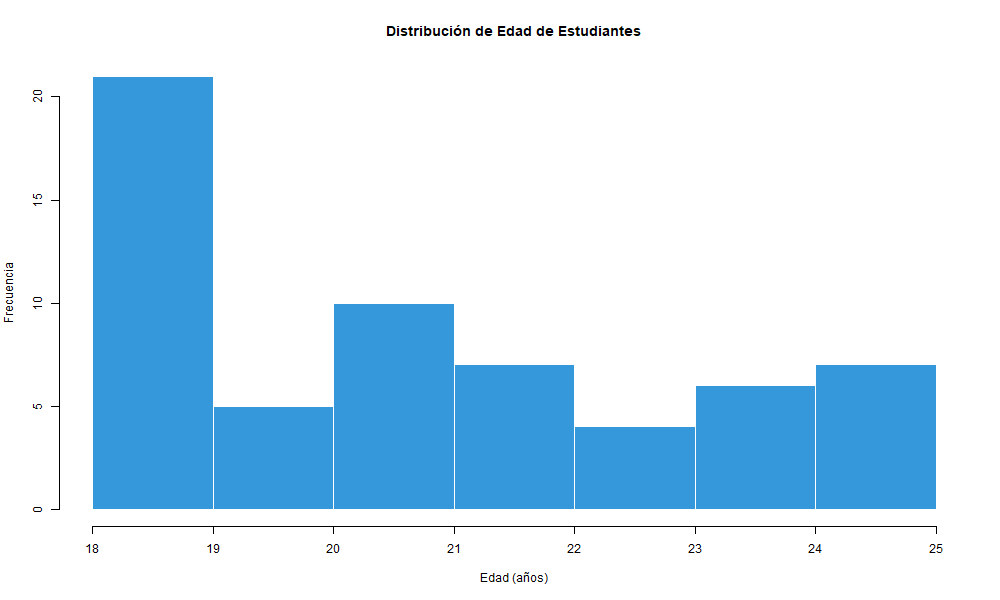

Write R code to recreate this figure.
tabla_freq_edad <- table(datos$Edad)
print(tabla_freq_edad)

png("03_Histograma_Edad.png", width = 1000, height = 600)
hist(datos$Edad,
     main = "Distribución de Edad de Estudiantes",
     xlab = "Edad (años)",
     ylab = "Frecuencia",
     col = "#3498DB",
     border = "white",
     breaks = 8)
dev.off()